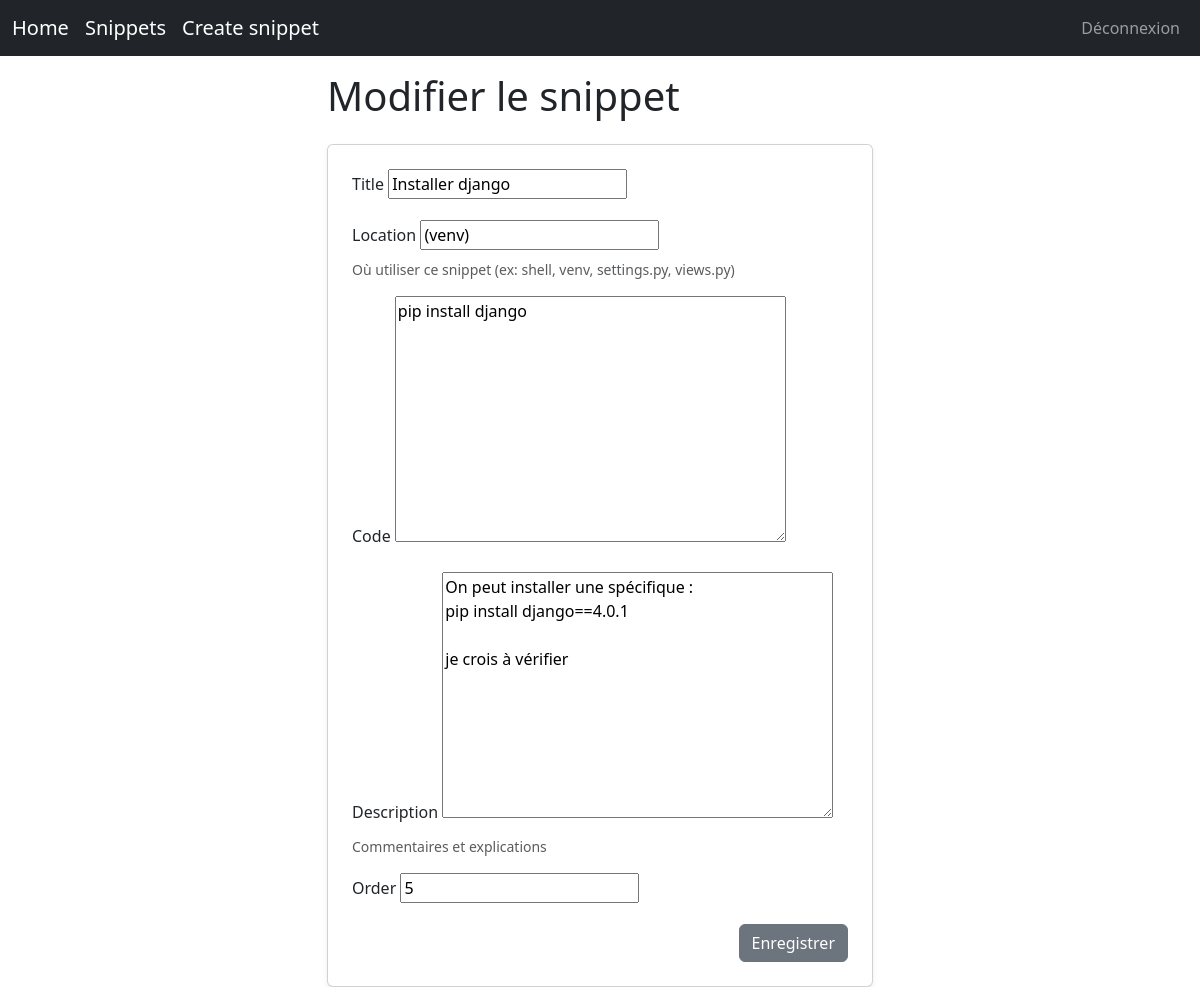
/snippets/installer-django/edit/ (signed in), run on the app's committed database.
### snippets/models.py (models this page shows, shortened)
class Snippet(models.Model):
    title = models.CharField(max_length=100, unique=True)
    slug = models.SlugField(max_length=120, unique=True, blank=True)
    order = models.PositiveIntegerField(blank=True, null=True)
    code = models.TextField()
    created_at = models.DateTimeField(auto_now_add=True)
    location = models.CharField(
        max_length=100,
        blank=True,
        help_text="Où utiliser ce snippet (ex: shell, venv, settings.py, views.py)"
    )
    description = models.TextField(
        blank=True,
        help_text="Commentaires et explications"
    )
    class Meta:
        ordering = ["order", "created_at"]

### snippets/views.py (the view)
# urls.py: path('<slug:slug>/edit/', SnippetUpdateView.as_view(), name='snippet_update'),
class SnippetUpdateView(LoginRequiredMixin, UserPassesTestMixin, UpdateView):
    model = Snippet
    fields = ["title", "location", "code", "description", "order"]
    template_name = "snippets/snippet_form.html"
    slug_field = "slug"
    slug_url_kwarg = "slug"
    success_url = reverse_lazy("snippet_list")
    def test_func(self):
        return self.request.user.is_superuser

### snippets/templates/snippets/snippet_form.html (shortened to what this page needs)
{% extends "base.html" %}
{% block content %}
<div class="row justify-content-center">
    <div class="col-md-8 col-lg-6">
        <h1 class="mb-4">
            {% if view.object %}
                Modifier le snippet
            {% else %}
                Nouveau snippet
            {% endif %}
        </h1>
        <form method="post" class="card p-4 shadow-sm">
            {% for field in form %}
                <div class="mb-3">
                    <label class="form-label" for="{{ field.id_for_label }}">
                        {{ field.label }}
                    </label>
                    {{ field }}
                    {% if field.help_text %}
                        <div class="form-text">{{ field.help_text }}</div>
                    {% endif %}
                </div>
            {% endfor %}
            <div class="d-flex justify-content-end">
                <button class="btn btn-secondary">
                    Enregistrer
                </button>
            </div>
        </form>
    </div>
</div>
{% endblock %}

### data on the page
Snippet: form "Installer django" "(venv)" "pip install django" "On peut installer une spécifique : pip install django==4.0.1 je crois à vérifier" "5"

### other printed values
{{ field.label }} "Title" "Location" "Code" "Description" "Order"
{{ field.help_text }} "Où utiliser ce snippet (ex: shell, venv, settings.py, views.py)" "Commentaires et explications"
